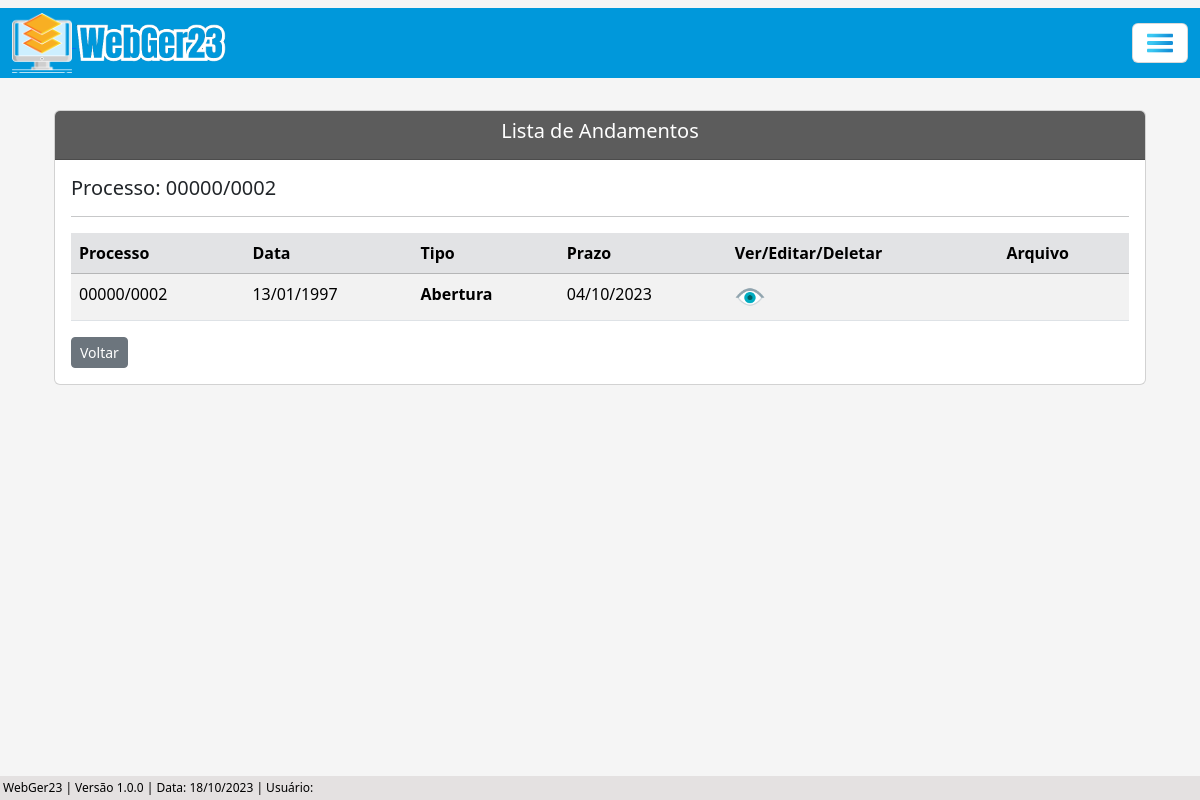
/listar/andamento-adm-editar/2, run on the app's committed database.
### processo/models.py (models this page shows, shortened)
class Base(models.Model): # Classe base, será herdada pelas outras classes
    data_criacao = models.DateTimeField('data_criação', auto_now_add=True)
    usuario_criador = models.ForeignKey(get_user_model(), verbose_name='Usuário Criador', on_delete=models.SET_NULL, null=True)
    data_alteracao = models.DateTimeField('Alterado', auto_now=True)
    ativo = models.BooleanField('Ativo', default=True)
    class Meta:
        abstract = True

class ProcessoAdm(Base):
    tipo_pessoas = (
        ('Física', 'Física'), ('Jurídica', 'Jurídica'),
    )
    numero = models.CharField(unique=True, verbose_name='N°', max_length=10) # Número do processo
    municipio = models.CharField(max_length=50, verbose_name='Município') # Município
    uf = models.CharField(max_length=2) # UF
    data_inicial = models.DateField(blank=True, null=True) # Data Inicial do Período do processo
    data_final = models.DateField(blank=True, null=True) # Data final do Período do processo
    data_div_ativa = models.DateField(blank=True, null=True) # Data dívida ativa
    valor_atributo = models.CharField(max_length=14, blank=True, null=True)  # Valor do atributo
    valor_multa = models.CharField(max_length=14, blank=True, null=True) # Valor da multa
    valor_credito = models.CharField(max_length=14, blank=True, null=True) # Valor do crédito
    valor_atualizado = models.CharField(max_length=14, blank=True, null=True) # Valor do atualizado
    data_valor_atualizado = models.DateField(blank=True, null=True) # Data valor atualizado
    nome_contribuinte = models.CharField(max_length=50)  # Nome / Razão Social
    tipo_pessoa = models.CharField(max_length=50, choices=tipo_pessoas) # Física / Jurídica # Utiliza choices(escolhas) para selecionar o tipo de pessoas
    documento = models.CharField(max_length=20, verbose_name='CPF/CNPJ', unique=True) # CPF / CNPJ
    nome_fantasia = models.CharField(max_length=50, blank=True, null=True) # Nome Fantasia
    email = models.EmailField(max_length=50, blank=True, null=True) # E-mail
    endereco = models.CharField(max_length=150) # Rua
    complemento = models.CharField(max_length=50, blank=True, null=True) # Complemento
    municipio_contribuinte = models.CharField(max_length=50, blank=True, null=True) # Município Contribuinte
    uf_contribuinte = models.CharField(max_length=2, verbose_name='UF', blank=True, null=True) # UF Contribuinte
    cep = models.CharField(max_length=10, blank=True, null=True) # CEP
    telefone = models.CharField(max_length=20, blank=True, null=True) # Telefone
    celular = models.CharField(max_length=20, blank=True, null=True) # Celular
    def __str__(self):
        return f'{self.numero}'

class AndamentoAdm(Base):
    situacao = (
        ('Sem Pagamento', 'Sem Pagamento'), ('Com Pagamento', 'Com Pagamento'),
    )
    processo = models.ForeignKey(ProcessoAdm, on_delete=models.CASCADE) # Relacionamento 'One to Many' (um para muitos)
    data_andamento = models.DateField(verbose_name='Data do Andamento')
    tipo_andamento = models.ForeignKey(TipoAndamentoAdm, on_delete=models.SET_NULL, null=True)
    situacao_pagamento = models.CharField(max_length=100, choices=situacao, blank=True, null=True)
    valor_pago = models.CharField(max_length=14, blank=True, null=True)
    data_prazo = models.DateField(blank=True, null=True)
    funcionario = models.CharField(max_length=50, blank=True, null=True)
    data_recebimento = models.DateField(blank=True, null=True)
    complemento = models.CharField(max_length=150, blank=True, null=True)
    arquivo = models.FileField(upload_to='Arquivo/', verbose_name='Arquivo', blank=True)

class TipoAndamentoAdm(Base):
    tipo_andamento = models.CharField(max_length=100, verbose_name='Tipo de Andamento')
    def __str__(self):
        return self.tipo_andamento

### processo/views.py (the view)
# urls.py: path('listar/andamento-adm-editar/<int:pk>', AndamentoAdmListUpdate.as_view(), name='andamento-adm-list-update')
class AndamentoAdmListUpdate(ListView):
    model = ProcessoAdm
    template_name = 'processos/lists/andamento_adm_list_update.html'
    def get_queryset(self):
        pk_processo = self.kwargs.get('pk') # Pega a pk(primary key) da URL, pk do processo
        processo = ProcessoAdm.objects.get(pk=pk_processo)  # Pega o processo que possui a pk recebida (pk é a primary key do processo)
        andamentos = processo.andamentoadm_set.filter(ativo=True)  # Pega todos os atributos do andamento, somente de andamentos ativos
        return andamentos
    def get_context_data(self, **kwargs):
        processo_pk = self.kwargs.get('pk') # Pega a PK do processo através da URL
        context = super().get_context_data(**kwargs)
        context['dados_processo'] = ProcessoAdm.objects.filter(pk=processo_pk) # Filtra os dados do processo através da pk
        return context

### processo/templates/processos/lists/andamento_adm_list_update.html (shortened to what this page needs)
{% extends 'index.html' %}
{% load static %}
{% block conteudo %}
    <div class="container p-4">
        <div class="card">
            <div class="card-header text-white" style="background-color: #5c5c5c;">
                    <h5 style="text-align: center;">Lista de Andamentos</h5>
            </div>
            <div class="card-body">
                {% for atributo in dados_processo %}
                    <h5>Processo: {{ atributo.numero }}</h5>
                {% endfor %}
                <hr>
                <div class="table-responsive">
                    <table class="table table-striped" id="tabela-listar-andamento">
                        <thead>
                            <tr class="table-secondary">
                                <th>Processo</th>
                                <th>Data</th>
                                <th>Tipo</th>
                                <th>Prazo</th>
                                    <th>Ver/Editar/Deletar</th>
                                <th>Arquivo</th>
                            </tr>
                        </thead>
                        <tbody>
                            {% for andamento in object_list %}
                            <tr>
                                <td>{{ andamento.processo }}</td>
                                <td>{{ andamento.data_andamento|date:"d/m/Y" }}</td>
                                <td><b>{{ andamento.tipo_andamento }}</b></td>
                                {% if andamento.data_prazo == Null %}
                                <td></td>
                                {% else %}
                                <td>{{ andamento.data_prazo|date:"d/m/Y" }}</td>
                                {% endif%}
                                    <td>
                                        <a href="{% url 'andamento-adm-view' andamento.pk %}"><img src="{% static 'img/olho3.png' %}" width="30"></a>
                                    </td>
                                    <td>
                                    </td>
                            {% endfor %}
                            </tbody>
                        </table>
                        <a href="{% url 'proc-adm-list' %}" class="btn btn-secondary btn-sm">Voltar</a>
                    </div>
                </div>
            </div>
    </div>
{% endblock %}

### core/static/css/estilos.css (style rules this page uses)
body { background-color: whitesmoke; margin: 0; padding: 0; display: flex; flex-direction: column; min-height: 100vh; position: relative; }

### data on the page
ProcessoAdm: numero "00000/0002"
AndamentoAdm: processo "00000/0002", data_andamento "13/01/1997", tipo_andamento "Abertura", data_prazo "04/10/2023"
